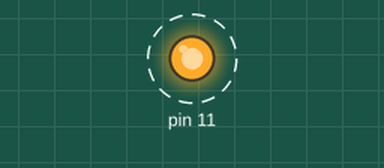
Bench run of a sketch on a simulated Arduino Uno, built with avr-gcc and run on an emulated ATmega328P. Shown: output pins drawn as LEDs (lit = HIGH). Dashed ring = blinking. What the sketch prints to the serial monitor is not drawn.

Above: at 0.5 s.
Timing chart, 0 to 4.7 s (numbered marks = the images above):
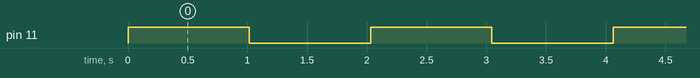

The sketch:

NormalTimer0.ino
```cpp
/*--------------------------------------------------------------------------------------------------------------
  - Đây là chương trình delay 5ms dùng chế độ normal
    Với XTAL = 16MHZ, viết chương trình delay tác động chân đèn led pinB3
  - Xung nhịp sẽ bắt đầu chạy từ con số chỉ định đến 255 (bit cao nhất) thì sẽ có cờ
------------------------------------------------------------------------------------------ */

#include <avr/io.h>
#include <avr/interrupt.h>

// #define F_CPU 8000000UL

#define BAUD 9600

void usart_init(void) {
  UCSR0B = (1 << TXEN0); //cho phép gửi tín hiệu
  UCSR0C = ((1 << UCSZ01) | (1 << UCSZ00)); //chọn gửi dữ liệu là 8 bit không bit chẳn lẻ
  //là 103 trong 16MHZ
  UBRR0L = 0X67; // chỉ có thể hoạt động ở 16MHZ
}

void USART_Transmit(unsigned char data) {
    while (!(UCSR0A & (1 << UDRE0)));
    UDR0 = data;
}

void t0Delay() {
  TCNT0 = 0; //chạy từ 0 -> 256 giá trị
  TCCR0B = (1 << CS02) | (1 << CS00);
  //chọn pre 1024 vì XTAL = 16Mhz => T = 64us
  //muốn delay 1s
  //1/64 = 15625
  //sau khi tính thì cần 15625 xung clock
  //Ngõ ra xung là Toàn bộ xung đủ là 2s nhưng Ton = 1s;
  while((TIFR0 & 0x01) == 0); //chờ ngắt xong
  TCCR0B = 0; //ngừng cấp xung
  TIFR0 = 0x01; //xóa cờ ngắt
}

int main (void) {
  usart_init();
  TCCR0B = (1 << CS02) | (1 << CS00);
  TCNT0 = 0;
  DDRB |= (1<<3); //tạo chân b3 làm ngõ ra
  while (1) {
    USART_Transmit('V');
    PORTB = PORTB ^ (1 << 3); //đảo tín hiệu ngõ ra 1s
    //có nghĩa là 1s ở mức HIGH (1) 1s còn lại là mức LOW (2) => T = 2s
    for(int i = 0; i < 62; i++)
    //vì cần chạy 15625 xung
    //mà timer 0 chạy 256 giá trị(xung) => cần chạy 15625/256 = 62
    //chạy 62 lần delay tương đướng 1s
      t0Delay(); //delay 64us

    //USART_Transmit(cycle);
    USART_Transmit('\n');
    // for(int i = 0; i < 62; i++)
    //   t0Delay();
  }
  return 0;
}
```

Measured:
- by itself, pin 11: alternates HIGH for 1.0 s and LOW for 1.0 s
